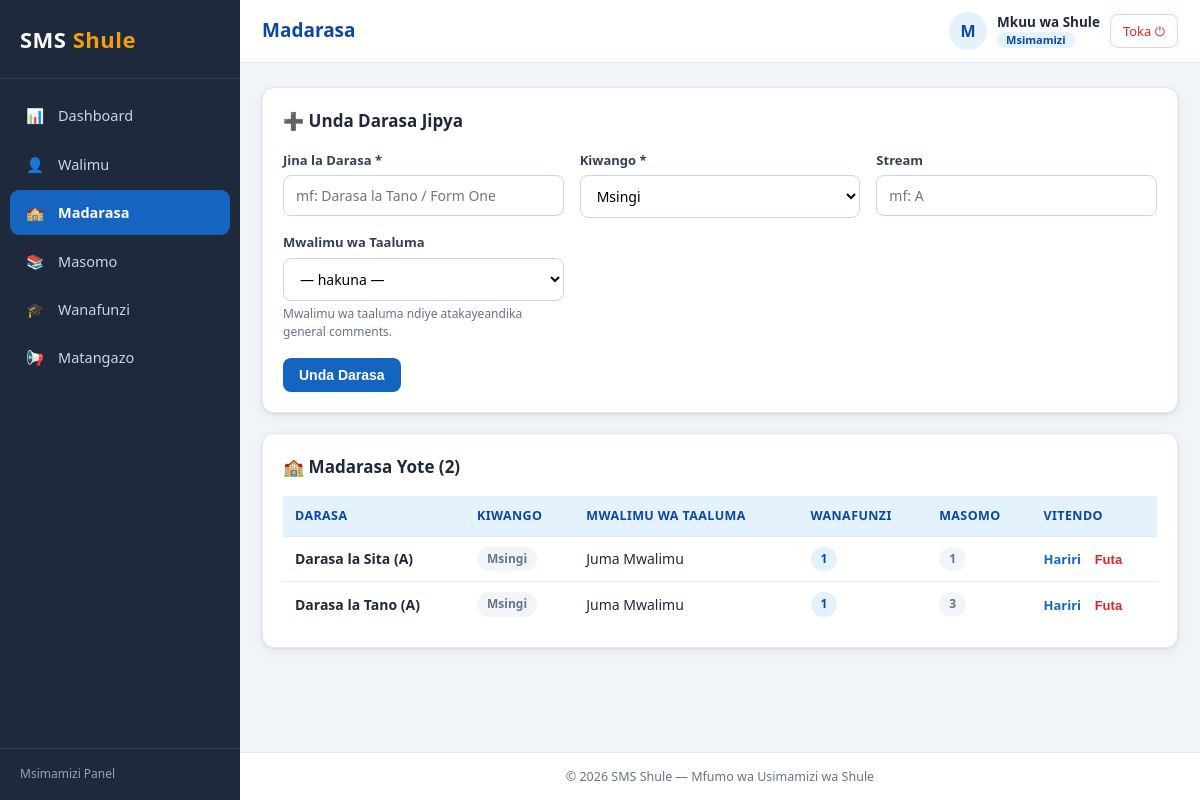
The page /admin/classes.php (signed in) on the database its author committed.
### tables this page shows
CREATE TABLE IF NOT EXISTS classes (
    id INT AUTO_INCREMENT PRIMARY KEY,
    name VARCHAR(60) NOT NULL,                
    level ENUM('primary','secondary') NOT NULL DEFAULT 'primary',
    stream VARCHAR(20) DEFAULT NULL,          
    class_teacher_id INT DEFAULT NULL,
    UNIQUE KEY uq_class (name, stream),
    CONSTRAINT fk_classes_teacher FOREIGN KEY (class_teacher_id) REFERENCES teachers(id) ON DELETE SET NULL
);

### config/db.php (called while the page is built, shortened)
<?php
function e(?string $value): string {
    return htmlspecialchars((string)$value, ENT_QUOTES, 'UTF-8');
}
function url(string $path): string {
    return BASE_URL . $path;
}

### admin/classes.php (the view, shortened to what this page needs)
<?php
require_once __DIR__ . '/../includes/auth.php';
$edit_id = (int)($_GET['edit'] ?? 0);
$form = ['name' => '', 'level' => 'primary', 'stream' => '', 'class_teacher_id' => ''];
$classes = $pdo->query(
    "SELECT c.*,
            u.full_name AS class_teacher,
            (SELECT COUNT(*) FROM students s WHERE s.class_id = c.id AND s.status = 'active') AS total_students,
            (SELECT COUNT(*) FROM subjects sub WHERE sub.class_id = c.id) AS total_subjects
     FROM classes c
     LEFT JOIN teachers t ON t.id = c.class_teacher_id
     LEFT JOIN users u    ON u.id = t.user_id
     ORDER BY c.name, c.stream"
)->fetchAll();
require_once __DIR__ . '/../includes/header.php';
?>
<div class="card">
  <div class="card-header">
    <h2><?= $edit_id ? '&#9998; Hariri Darasa' : '&#10133; Unda Darasa Jipya' ?></h2>
  </div>
  <form method="POST" action="">
    <div class="form-grid">
      <div class="form-group">
        <label>Jina la Darasa *</label>
        <input type="text" name="name" value="<?= e($form['name']) ?>" placeholder="mf: Darasa la Tano / Form One" required>
      </div>
      <div class="form-group">
        <label>Kiwango *</label>
        <select name="level" required>
          <option value="primary"   <?= $form['level'] === 'primary'   ? 'selected' : '' ?>>Msingi</option>
        </select>
      </div>
      <div class="form-group">
        <label>Stream</label>
        <input type="text" name="stream" value="<?= e($form['stream']) ?>" placeholder="mf: A" maxlength="10">
      </div>
      <div class="form-group">
        <label>Mwalimu wa Taaluma</label>
        <select name="class_teacher_id">
          <option value="">— hakuna —</option>
        </select>
        <span class="hint">Mwalimu wa taaluma ndiye atakayeandika general comments.</span>
      </div>
    </div>
    <div class="form-actions">
      <button type="submit" class="btn"><?= $edit_id ? 'Hifadhi Mabadiliko' : 'Unda Darasa' ?></button>
    </div>
  </form>
</div>
<div class="card">
  <div class="card-header"><h2>&#127979; Madarasa Yote (<?= count($classes) ?>)</h2></div>
  <div class="table-wrap">
    <table class="data">
      <thead>
        <tr><th>Darasa</th><th>Kiwango</th><th>Mwalimu wa Taaluma</th><th>Wanafunzi</th><th>Masomo</th><th>Vitendo</th></tr>
      </thead>
      <tbody>
        <?php if (!$classes): ?>
          <tr><td colspan="6"><div class="empty-state">Hakuna madarasa bado.</div></td></tr>
        <?php else: foreach ($classes as $c): ?>
          <tr>
            <td><strong><?= e($c['name']) ?><?= $c['stream'] ? ' (' . e($c['stream']) . ')' : '' ?></strong></td>
            <td><span class="badge badge-muted"><?= $c['level'] === 'primary' ? 'Msingi' : 'Sekondari' ?></span></td>
            <td><?= e($c['class_teacher'] ?? '— hakuna —') ?></td>
            <td><span class="badge badge-info"><?= (int)$c['total_students'] ?></span></td>
            <td><span class="badge badge-muted"><?= (int)$c['total_subjects'] ?></span></td>
            <td class="table-actions">
              <a href="<?= url('/admin/classes.php?edit=' . (int)$c['id']) ?>">Hariri</a>
              <form method="POST" action="" style="display:inline">
                <button type="submit" class="del js-confirm" style="background:none;border:0;cursor:pointer;font-weight:600;font-size:13px"
                        data-confirm="Unakaribia KUFUTA darasa <?= e($c['name']) ?>. Una uhakika?">Futa</button>
              </form>
            </td>
          </tr>
        <?php endforeach; endif; ?>
      </tbody>
    </table>
  </div>
</div>
<?php require_once __DIR__ . '/../includes/footer.php'; ?>

### assets/css/style.css (style rules this page uses)
:root { --primary: #1565c0; --primary-dark: #0d47a1; --primary-light: #e3f2fd; --sidebar-bg: #1e293b; --sidebar-txt: #cbd5e1; --bg: #f1f5f9; --card: #ffffff; --text: #1e293b; --muted: #64748b; --border: #e2e8f0; --danger: #dc2626; --success: #16a34a; --radius: 12px; --shadow: 0 1px 3px rgba(15,23,42,.08), 0 4px 14px rgba(15,23,42,.06); }
body.role-admin { --primary:#1565c0; --primary-dark:#0d47a1; --primary-light:#e3f2fd; }
* { margin:0; padding:0; box-sizing:border-box; }
body { font-family:'Segoe UI', Tahoma, Geneva, Verdana, sans-serif; background:var(--bg); color:var(--text); font-size:15px; line-height:1.55; }
a { color:var(--primary); text-decoration:none; }
.card { background:var(--card); border:1px solid var(--border); border-radius:var(--radius); box-shadow:var(--shadow); padding:20px; margin-bottom:20px; }
.card-header { display:flex; align-items:center; justify-content:space-between; gap:10px; flex-wrap:wrap; margin-bottom:16px; }
.card-header h2 { font-size:17px; }
.table-wrap { overflow-x:auto; }
table.data { width:100%; border-collapse:collapse; font-size:14px; }
table.data th { text-align:left; padding:10px 12px; background:var(--primary-light); color:var(--primary-dark); font-size:12.5px; text-transform:uppercase; letter-spacing:.4px; white-space:nowrap; }
table.data td { padding:10px 12px; border-top:1px solid var(--border); }
.table-actions a { margin-right:10px; font-size:13px; font-weight:600; }
.table-actions .del { color:var(--danger); }
.btn { display:inline-block; padding:9px 16px; border:0; border-radius:8px; font-size:14px; font-weight:600; background:var(--primary); color:#fff; cursor:pointer; }
.form-grid { display:grid; grid-template-columns:repeat(auto-fit, minmax(220px, 1fr)); gap:14px 16px; }
.form-group { display:flex; flex-direction:column; }
label { font-size:13px; font-weight:600; color:#334155; margin-bottom:5px; }
input, select, textarea { width:100%; padding:10px 12px; border:1px solid #cbd5e1; border-radius:8px; font-size:14px; font-family:inherit; background:#fff; }
.form-actions { margin-top:16px; display:flex; gap:10px; flex-wrap:wrap; }
.hint { font-size:12px; color:var(--muted); margin-top:4px; }
.badge { display:inline-block; padding:3px 10px; border-radius:20px; font-size:12px; font-weight:700; }
.badge-info { background:var(--primary-light); color:var(--primary-dark); }
.badge-muted { background:#f1f5f9; color:var(--muted); }

### rows shown on the page
classes: name "Darasa la Sita", stream "A", level "Msingi", class_teacher "Juma Mwalimu", total_students "1", total_subjects "1"
classes: name "Darasa la Tano", stream "A", level "Msingi", class_teacher "Juma Mwalimu", total_students "1", total_subjects "3"

### other values the page prints
$icon "📊"
$label "Dashboard"
$icon "👤"
$label "Walimu"
$icon "🏫"
$label "Madarasa"
$icon "📚"
$label "Masomo"
$icon "🎓"
$label "Wanafunzi"
$icon "📢"
$label "Matangazo"
$panel_names[$role] "Msimamizi Panel"
$page_title "Madarasa"
mb_strtoupper(mb_substr($user['full_name'], 0, 1)) "M"
